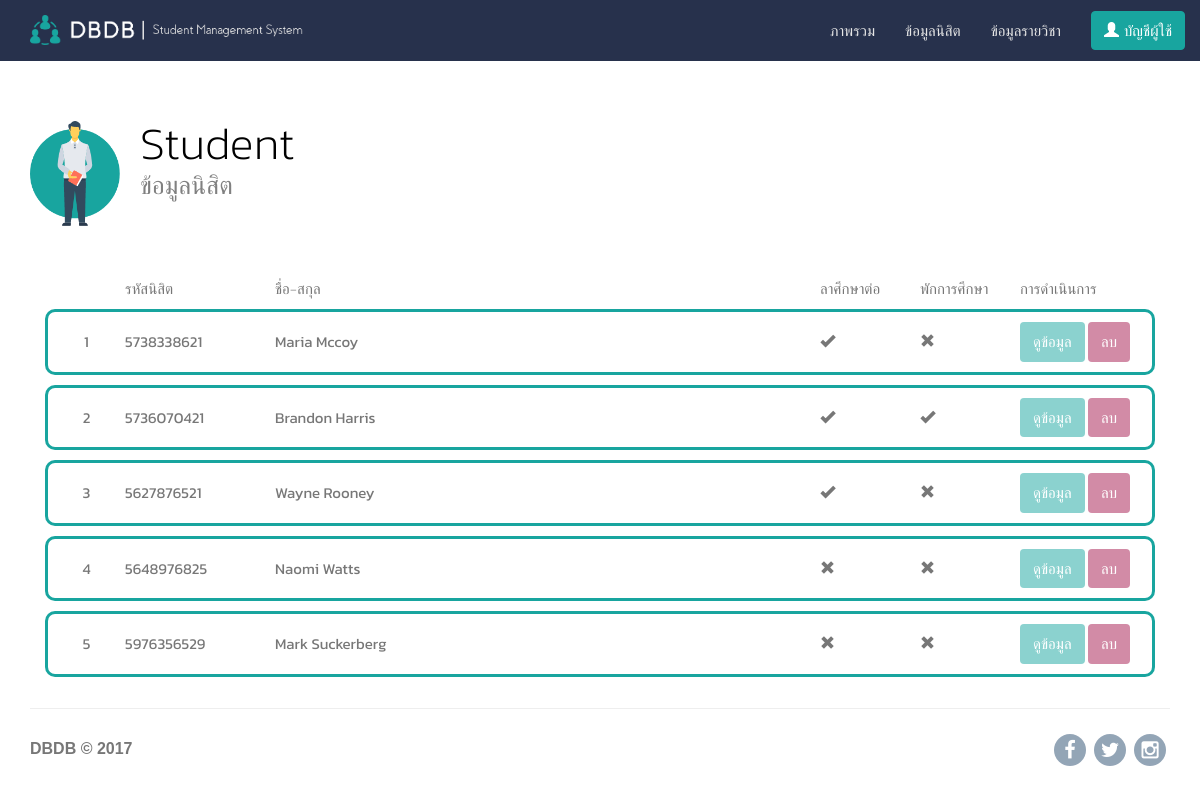
Screenshot of /student.php (signed in) with the database file from the repository.
### tables this page shows
CREATE TABLE `student` (
  `personalID` int(11) NOT NULL,
  `sID` varchar(10) NOT NULL,
  `isSick` enum('0','1') DEFAULT '0',
  `isPro` enum('0','1') DEFAULT '0',
  `behavior` int(11) DEFAULT '100',
  `advisorID` int(11) DEFAULT NULL,
  `mID` int(11) DEFAULT NULL,
  PRIMARY KEY (`personalID`),
  KEY `student_advisorID_idx` (`advisorID`),
  KEY `student_mID_idx` (`mID`),
  KEY `sID_idx` (`sID`) USING BTREE,
  CONSTRAINT `student_advisorID` FOREIGN KEY (`advisorID`) REFERENCES `teacher` (`personalID`) ON DELETE NO ACTION ON UPDATE NO ACTION,
  CONSTRAINT `student_mID` FOREIGN KEY (`mID`) REFERENCES `major` (`mID`) ON DELETE NO ACTION ON UPDATE NO ACTION,
  CONSTRAINT `student_personalID` FOREIGN KEY (`personalID`) REFERENCES `personnel` (`personalID`) ON DELETE CASCADE ON UPDATE CASCADE
);

CREATE TABLE `personnel` (
  `personalID` int(11) NOT NULL AUTO_INCREMENT,
  `fName` varchar(45) DEFAULT NULL,
  `lName` varchar(45) DEFAULT NULL,
  `gender` enum('M','F') DEFAULT NULL,
  `DOB` date DEFAULT NULL,
  `email` varchar(45) DEFAULT NULL,
  `ADDR` varchar(80) DEFAULT NULL,
  `tel` varchar(10) DEFAULT NULL,
  PRIMARY KEY (`personalID`)
);

### session.php (called while the page is built, shortened)
<?php
   $user_check = $_SESSION['login_personalID'];
   $ses_sql = mysqli_query($db,"select * from users where personalID = '$user_check' ");
   $row = mysqli_fetch_array($ses_sql,MYSQLI_ASSOC);
   $login_personalID = $row['personalID'];
   $login_privilege = $row['type'];
?>

### student.php (the view, shortened to what this page needs)
<?php
include('session.php');
$basic_info = "SELECT P.personalID,P.fName,P.lName,S.sID FROM personnel P,student S WHERE P.personalID = S.personalID AND S.advisorID = $login_personalID";
$basic_result = mysqli_query($db, $basic_info);
$year = 2015;
?>
<!DOCTYPE html>
<html>
<head>
  <link rel="stylesheet" href="assets/bootstrap/css/bootstrap.min.css">
  <link rel="stylesheet" href="assets/fonts/font-awesome.min.css">
  <link rel="stylesheet" href="assets/css/theme.css">
  <link rel="stylesheet" href="assets/css/student.css">
</head>
<body>
  <nav class="navbar navbar-default navbar-fixed-top">
    <div class="container">
      <div class="navbar-header">
        <a class="navbar-brand">
          <image src="assets/img/logo.png" alt="DBDB">
        </a>
      </div>
      <div class="collapse navbar-collapse" id="navcol-1">
        <a href='user_detail.php' ><button class="btn btn-primary navbar-btn navbar-right" type="button"> <span class="glyphicon glyphicon-user" style="margin-right:5px;"></span>บัญชีผู้ใช้</button></a>
        <ul class="nav navbar-nav navbar-right">
          <li><a href="index2.php">ภาพรวม</a></li>
          <?php if($login_privilege!="executive"&&$login_privilege!="staff") echo '<li><a href="student.php">ข้อมูลนิสิต</a></li>'; ?>
          <?php if($login_privilege!="executive"&&$login_privilege!="staff") echo '<li><a href="course.php">ข้อมูลรายวิชา</a></li>'; ?>
        </ul>
      </div>
    </div>
  </nav>
  <div class="container">
    <div class="row">
      <div class="col-md-12">
        <div class="function-head-block">
          <div class="function-head-icon"><img src="assets/img/student_icon.png" alt="Student" /></div>
          <div class="function-head-text">Student
            <div class="function-head-subtext">ข้อมูลนิสิต</div>
          </div>
        </div>
      </div>
    </div>
  </div>
  <div class="container">
    <div class="row">
      <div class="col-md-12">
        <div class="col-md-12">
          <table style="width:100%;" class="student-table">
            <thead>
              <tr>
                <th style="width:70px; text-align:center;"></th>
                <th style="width:150px;">รหัสนิสิต</th>
                <th style="min-width:100px;">ชื่อ-สกุล</th>
                <th style="width:100px;">ลาศึกษาต่อ</th>
                <th style="width:100px;">พักการศึกษา</th>
                <th style="width:145px;">การดำเนินการ</th>
              </tr>
            </thead>
            <tbody>
              <?php
                $i=1;
                while ($row = $basic_result->fetch_assoc()) {
                    $abroad = "SELECT count(*) AS isAbroad FROM study_abroad A WHERE  A.student_personalID = {$row['personalID']} AND yearEnd > $year";
                    $intermission ="SELECT SUM(isNotEnd(endDate)) AS isIntermission FROM intermission GROUP BY student_personalID HAVING student_personalID = {$row['personalID']}";
                    $abroad_result = mysqli_query($db, $abroad);
                    $intermission_result = mysqli_query($db, $intermission);
                    if ($abroad_result->num_rows>0) {
                        $abroadrow =$abroad_result->fetch_assoc();
                        $isAbroad = $abroadrow['isAbroad'];
                    } else {
                        $isAbroad = 0;
                    }
                    if ($intermission_result->num_rows>0) {
                        $intermissionrow =$intermission_result->fetch_assoc();
                        $isIntermission = $intermissionrow['isIntermission'];
                    } else {
                        $isIntermission =0;
                    }
                    echo "              <tr>
                                    <div class='student-row-box'>
                                        <td>".$i++."</td>
                                        <td>".$row['sID']."</td>
                                        <td>".$row['fName']." ".$row['lName']."</td>";
                  if ($isAbroad) {
                      echo "<td><i class='glyphicon glyphicon-ok'></i></td>";
                  } else {
                      echo "<td><i class='glyphicon glyphicon-remove'></i></td>";
                  }
                    if ($isIntermission) {
                        echo "<td><i class='glyphicon glyphicon-ok'></i></td>";
                    } else {
                        echo "<td><i class='glyphicon glyphicon-remove'></i></td>";
                    }
                    echo                   "<td>
                                          <a href='student_detail.php?id=".$row['personalID']."' ><button class='btn btn-detail'>ดูข้อมูล</button></a>
                                          <a href='student_delete.php?id=".$row['personalID']."' ><button class='btn btn-delete' type=submit>ลบ</button></a>
                                        </td>
                                    </div>
                                  </tr>";
                }
            ?>
            </tbody>
          </table>
        </div>
      </div>
    </div>
  </div>
  <footer class="site-footer">
    <div class="container">
      <hr>
      <div class="row">
        <div class="col-sm-6">
          <h5>DBDB © 2017</h5></div>
        <div class="col-sm-6 social-icons"><a href="#"><i class="fa fa-facebook"></i></a><a href="#"><i class="fa fa-twitter"></i></a><a href="#"><i class="fa fa-instagram"></i></a></div>
      </div>
    </div>
  </footer>
</body>
</html>

### assets/css/theme.css (style rules this page uses)
.navbar-brand { font-size:24px; line-height:18px; padding: 0px; white-space: nowrap; }
.navbar-brand>img { height: 100%; padding: 15px; width: auto; }
.navbar-btn { margin-left: 30px; background-color: transparent; border-color: white; }
.btn-primary { background-color: #18a59f; color: white; border-color: #18a59f; }
.navbar-default { background-color: #27314c; border-color: #27314c; }
.navbar-default .navbar-brand { color: #27314c; }
.navbar-default .navbar-nav > li > a { color: #E5E5E5; font-weight: lighter; }
.navbar-default .navbar-collapse, .navbar-default .navbar-form { border-color: #27314c; }
@media (min-width:768px) { .site-footer h5 { text-align:left; } }
.site-footer h5 { color:inherit; font-size:16px; }
.site-footer .social-icons a { display:inline-block; width:32px; border:none; font-size:20px; border-radius:50%; margin:4px; color:#fff; text-align:center; background-color:#798FA5; height:32px; opacity:0.8; line-height:32px; }
@media (min-width:768px) { .site-footer .social-icons { text-align:right; } }
.function-head-block { margin-top: 30px; margin-bottom: 60px; }
.function-head-text { margin-left: 110px; overflow: hidden; font-size: 45px; font-weight: 200; color: black }
.function-head-subtext { margin-top:4px; margin-bottom:4px; font-size: 25px; font-weight: lighter; margin-top: -7px; color: gray; }
.function-head-icon>img { margin-top: 10px; width: 90px; display: inline-block; float: left; }

### assets/css/student.css (style rules this page uses)
.student-table { border-collapse: separate; border-spacing: 0 10px; }
.student-table td { border: solid 3px #18A59F; border-style: solid none; padding-bottom: 10px; padding-top: 10px; padding-left: 10px; }
.student-table tr td:first-child { border-left-style: solid; border-top-left-radius: 10px; border-bottom-left-radius: 10px; text-align: center; }
.student-table tr td:last-child { border-right-style: solid; border-top-right-radius: 10px; border-bottom-right-radius: 10px; }
.student-table th { padding-left: 10px; font-weight: 200; }
.btn-detail { color: white; background-color: #8BD2CF; display: inline-block; }
.btn-delete { background-color: #D28BA6; color: white; }

### rows the page displays
student: sID "5738338621", personalID.fName "Maria", personalID.lName "Mccoy"
student: sID "5736070421", personalID.fName "Brandon", personalID.lName "Harris"
student: sID "5627876521", personalID.fName "Wayne", personalID.lName "Rooney"
student: sID "5648976825", personalID.fName "Naomi", personalID.lName "Watts"
student: sID "5976356529", personalID.fName "Mark", personalID.lName "Suckerberg"
